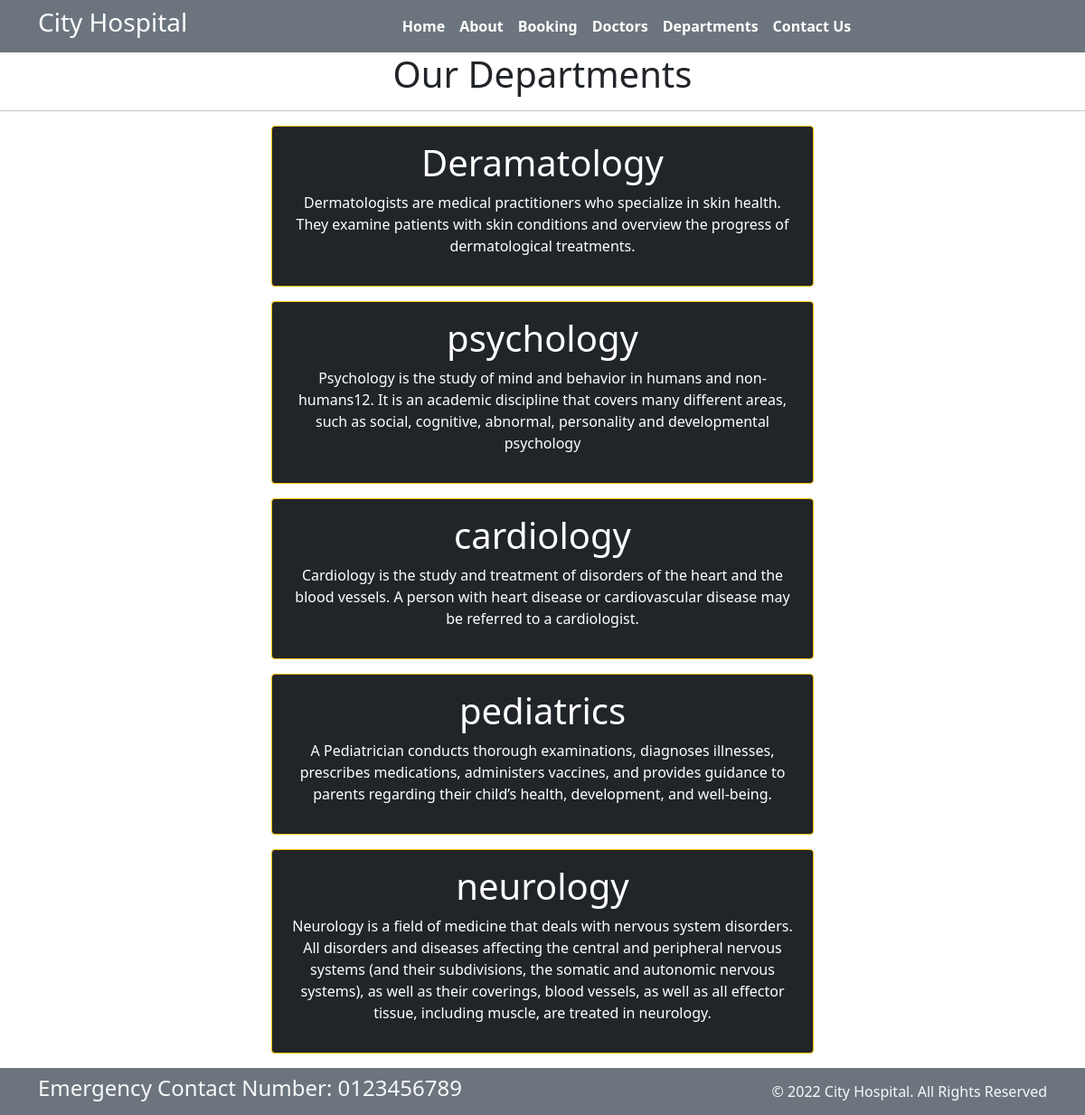
Page /department/ on the committed database.
### home/models.py (models this page shows, shortened)
class Departments(models.Model):
    dep_name = models.CharField(max_length = 100)
    dep_description = models.TextField()

### home/views.py (the view)
# urls.py: path('department/',views.department,name='department'),
def department(request):
    context = {
        'dept':Departments.objects.all()
    }
    return render(request,'department.html',context)

### templates/department.html (shortened to what this page needs)
{% extends 'base.html' %}
{% block content %}
<h1 class="text-center">Our Departments </h1>
<hr>
{% for d in dept %}
<div class="mx-auto w-50 bg-dark text-center text-white p-3 my-3 border border-warning rounded ">
  <h1>{{d.dep_name}}</h1>
  <p>{{d.dep_description}}</p>
</div>
{% endfor %}
{% endblock %}

### rows in the picture
Departments: dep_name "Deramatology", dep_description "Dermatologists are medical practitioners who specialize in skin health. They examine patients with skin conditions and overview the progress of dermatological treatments."
Departments: dep_name "psychology", dep_description "Psychology is the study of mind and behavior in humans and non-humans12. It is an academic discipline that covers many different areas, such as social, cognitive, abnormal, personality and developmental psychology"
Departments: dep_name "cardiology", dep_description "Cardiology is the study and treatment of disorders of the heart and the blood vessels. A person with heart disease or cardiovascular disease may be referred to a cardiologist."
Departments: dep_name "pediatrics", dep_description "A Pediatrician conducts thorough examinations, diagnoses illnesses, prescribes medications, administers vaccines, and provides guidance to parents regarding their child’s health, development, and well-being."
Departments: dep_name "neurology", dep_description "Neurology is a field of medicine that deals with nervous system disorders. All disorders and diseases affecting the central and peripheral nervous systems (and their subdivisions, the somatic and autonomic nervous systems), as well as their coverings, blood vessels, as well as all effector tissue, including muscle, are treated in neurology."
